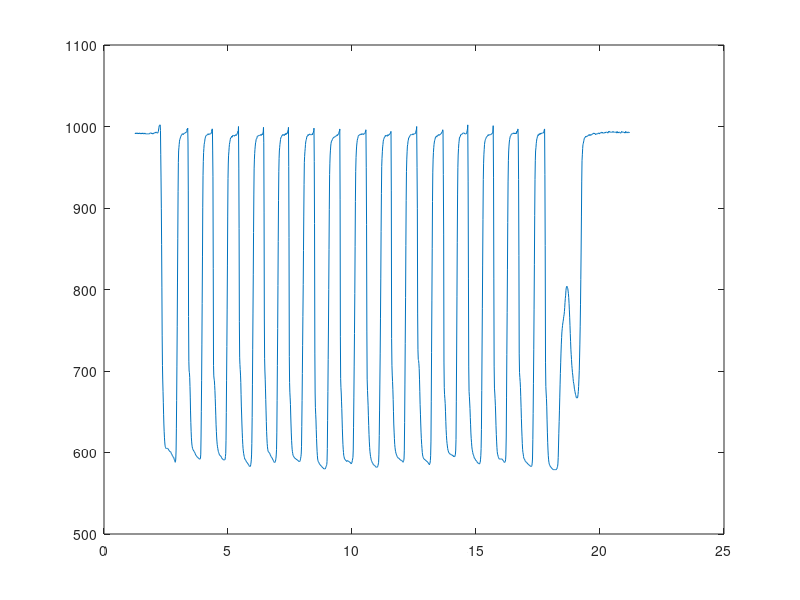

The MATLAB source for this figure:
%% analyze Velostat data
% initial testing: February 18, 2018

%% load data

data = load("test16.txt"); 
time = data(:,1); 
voltage = data(:,2); 

time = time/1000; 

%% plot data
figure(1); clf
plot(time, voltage)